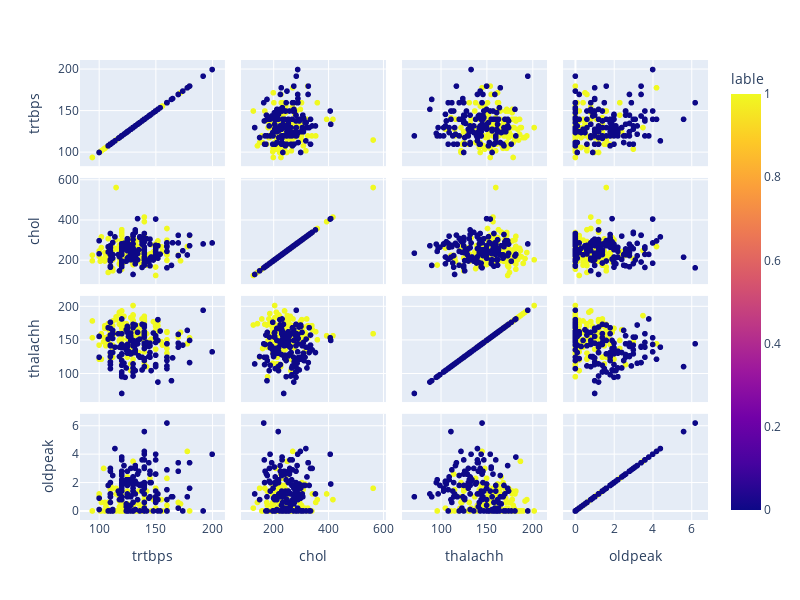

The code cell stored with this chart in its notebook:
### Code cell
data = pd.read_csv('heart.csv')

columns = ['trtbps', 'chol', 'thalachh', 'oldpeak', 'lable']

fig = px.scatter_matrix(data, dimensions=['trtbps', 'chol', 'thalachh', 'oldpeak'],
                        color='lable', height=600, width=800,
                        color_continuous_scale=px.colors.sequential.Plasma)
fig.show()

### Figure 1 — Plotly figure (JSON) as saved in the notebook; plotly's stock layout.template omitted (floating-point values rounded to 4 significant figures; data arrays with more than 128 entries replaced by an {"elided": "..."} marker saying what was removed)
{"data": [{"dimensions": [{"axis": {"matches": true}, "label": "trtbps", "values": {"elided": "303 int values"}}, {"axis": {"matches": true}, "label": "chol", "values": {"elided": "303 int values"}}, {"axis": {"matches": true}, "label": "thalachh", "values": {"elided": "303 int values"}}, {"axis": {"matches": true}, "label": "oldpeak", "values": {"elided": "303 float values"}}], "hovertemplate": "%{xaxis.title.text}=%{x}<br>%{yaxis.title.text}=%{y}<br>lable=%{marker.color}<extra></extra>", "legendgroup": "", "marker": {"color": {"elided": "303 int values"}, "coloraxis": "coloraxis", "symbol": "circle"}, "name": "", "showlegend": false, "type": "splom"}], "layout": {"coloraxis": {"colorbar": {"title": {"text": "lable"}}, "colorscale": [[0, "#0d0887"], [0.1111, "#46039f"], [0.2222, "#7201a8"], [0.3333, "#9c179e"], [0.4444, "#bd3786"], [0.5556, "#d8576b"], [0.6667, "#ed7953"], [0.7778, "#fb9f3a"], [0.8889, "#fdca26"], [1, "#f0f921"]]}, "dragmode": "select", "height": 600, "legend": {"tracegroupgap": 0}, "margin": {"t": 60}, "width": 800}}
